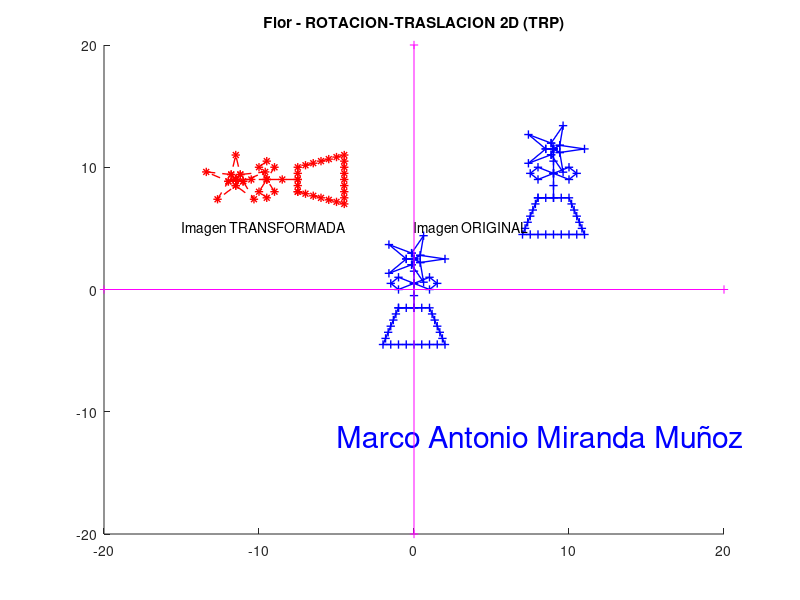

Here is the MATLAB script that generated this plot:
# Rotación-Traslación 2D - TRP
# Autor: Marco Antonio Miranda Muñoz
clc; clear all; close all;
format short;
output_precision(2);

# --- Definir dibujo (P1 + P2) - Flor en maceta con 58 vértices ---
P1 = [
  9.0000  8.8333  8.6667  8.5000  8.3333  8.1667  8.0000  8.5000  9.0000  9.5000 10.0000 10.5000 11.0000 11.5000 12.0000 11.8333 11.6667 11.5000 11.3333 11.1667 11.0000 10.5000 10.0000  9.5000  9.0000 10.0000 10.0000 10.0000  9.0000  8.5000  9.0000 10.0000 11.0000 11.5000 11.0000 10.0000 10.0000 10.0000;
  8.0000  7.5000  7.0000  6.5000  6.0000  5.5000  5.0000  5.0000  5.0000  5.0000  5.0000  5.0000  5.0000  5.0000  5.0000  5.5000  6.0000  6.5000  7.0000  7.5000  8.0000  8.0000  8.0000  8.0000  8.0000  8.0000  9.0000 10.0000 10.5000 10.0000  9.5000 10.0000 10.5000 10.0000  9.5000 10.0000 11.0000 12.0000;
   1       1       1       1       1       1       1       1       1       1       1       1       1       1       1       1       1       1       1       1       1       1       1       1       1       1       1       1       1       1       1       1       1       1       1       1       1       1
];

P2 = [
 10.4045 12.0000 10.4045 10.0000 10.4045 10.6180  9.8455 10.0000  9.8455  8.3820  9.5000 10.0000  9.5000  8.3820  9.8455 10.0000  9.8455 10.6180 10.4045 10.0000;
 11.7061 12.0000 12.2939 12.0000 12.2939 13.9021 12.4755 12.0000 12.4755 13.1756 12.0000 12.0000 12.0000 10.8244 11.5245 12.0000 11.5245 10.0979 11.7061 12.0000;
   1       1       1       1       1       1       1       1       1       1       1       1       1       1       1       1       1       1       1       1
];

P = [P1 P2];
# Autor: Marco Antonio Miranda Muñoz
# Ajustar posiciones para centrar en el origen y asegurar que quepan dentro de la cuadrícula después de transformaciones
P(1,:) = P(1,:) - 10;
P(2,:) = P(2,:) - 9.5;

nVertices = size(P,2);
fprintf('Numero de vertices en P: %d\n', nVertices);

# Define la matriz de traslación 2D
Tx = 9;
Ty = 9;
T = [ 1  0   Tx;
      0  1   Ty;
      0  0    1 ];

# Define la matriz de rotación 2D
alfa = 90;
R = [ cosd(alfa)  -sind(alfa)   0;
      sind( alfa)   cosd(alfa)   0;
         0          0           1 ];
# Autor: Marco Antonio Miranda Muñoz
# Transformación geométrica
Pt = T * P;
Pr = R * Pt;

# --- Graficar ---
hold on;
plot(P(1,:), P(2,:), "-+b", "LineWidth", 1);       # Original en azul
plot(Pt(1,:), Pt(2,:), "-+b", "LineWidth", 1);     # Trasladada en azul
plot(Pr(1,:), Pr(2,:), "--*r", "LineWidth", 1);    # Transformada final en rojo dashed

dx = 20; dy = 20;
axis([-dx dx -dy dy]);
title("Flor - ROTACION-TRASLACION 2D (TRP)");
text(0, 5, "Imagen ORIGINAL");
text(-15, 5, "Imagen TRANSFORMADA");
text(-5, -12, "Marco Antonio Miranda Muñoz", "fontsize", 22, "color", "b");
# Autor: Marco Antonio Miranda Muñoz
# Ejes
plot([-dx dx],[0 0], "-+m");
plot([0 0],[-dy dy], "-+m");

Tx
Ty
T
alfa
R
P
Pr
